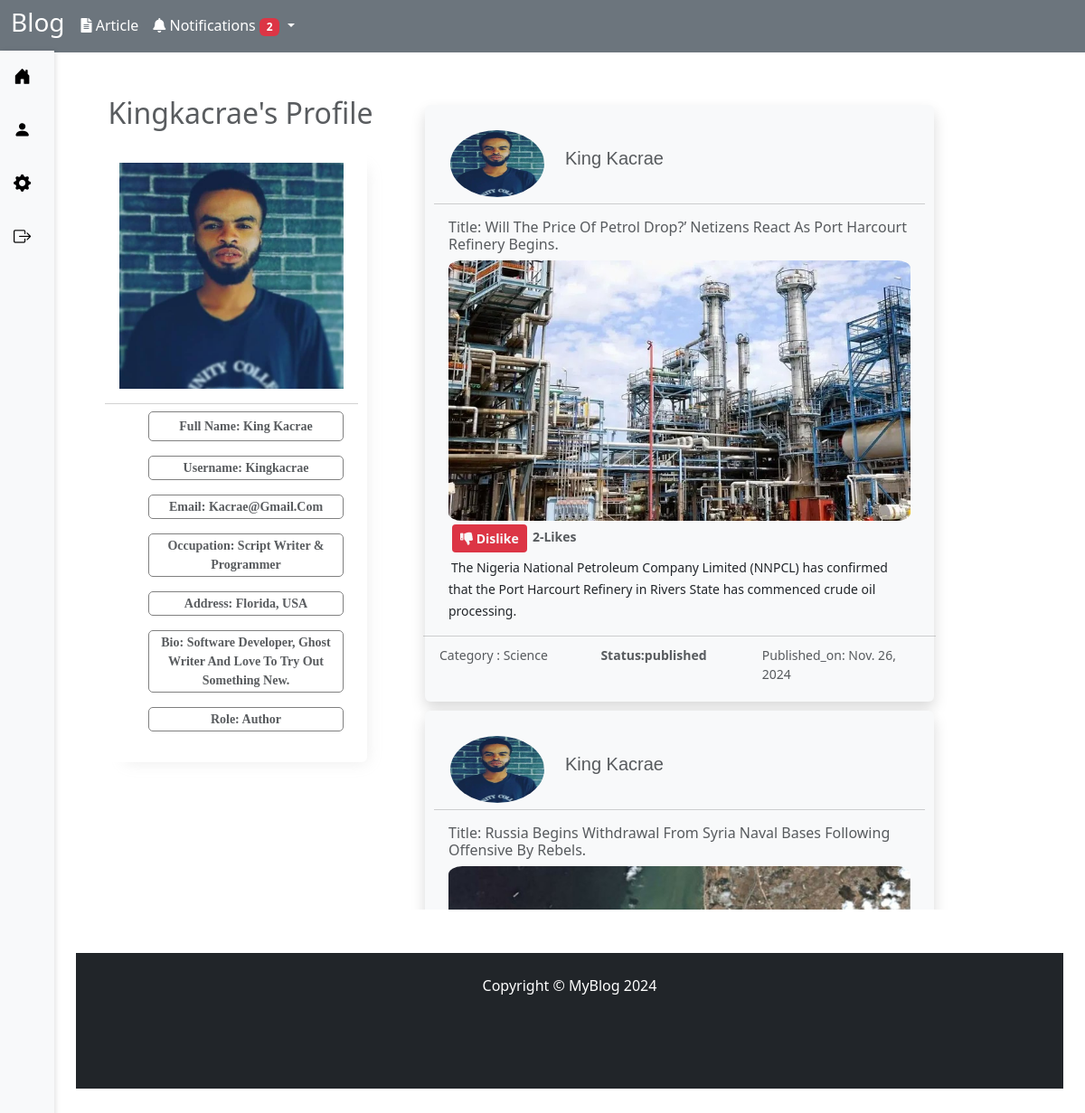
Screenshot of /myblog/profile/1 (signed in) with the database file from the repository.
### myblog/models.py (models this page shows, shortened)
class User(AbstractUser):
    is_admin = models.BooleanField('is_admin', default=False, blank=True)
    profile_picture = models.ImageField(default="images/default_user_icon.jpg", null=True, blank=True)
    bio = models.TextField(max_length=300, null=True, blank=True)
    role = models.CharField(max_length=20, default='user', choices=[('author','author'), ('user','user')], blank=True)
    job = models.CharField(max_length=255, null=True, blank=True)
    location = models.CharField(max_length=255, null=True, blank=True)
    slug = models.SlugField(max_length=100,unique=True)

class Post(models.Model):
    title = models.CharField(max_length=255)
    author = models.ForeignKey(User, related_name='author_posts', on_delete=models.CASCADE)
    dop = models.DateField(auto_now_add=True)
    excerpt = models.CharField(max_length=300)
    article = models.TextField(null =True, blank=True)
    featured_image = models.ImageField(upload_to='images/', null=True, blank=True)
    featured_video = models.FileField(upload_to='videos/', null= True, blank=True)
    likes= models.ManyToManyField(User, related_name='posts', blank=True)
    category = models.ForeignKey(Category, related_name="posts", on_delete=models.CASCADE)
    tags = models.ManyToManyField(Tag, related_name="posts", blank=True)
    slug = models.SlugField(unique=True)
    status = models.CharField(max_length=20, default='draft' , choices=[
        ('published','Published'),
        ('draft','Draft')
     ])
    is_trending = models.BooleanField(default=False)

class Category(models.Model):
    name= models.CharField(max_length=255, unique=True)
    slug = models.SlugField(max_length=100, unique=True)
    def __str__(self):
        return self.name

### myblog/views.py (the view)
# urls.py: path('profile/<int:pk>', views.View_Profile, name ='view_profile'),
def View_Profile(request, pk):
    target_user = get_object_or_404(User, pk=pk)
    allow_view = target_user.settings.allow_view
    posts = Post.objects.filter(author=target_user, status='published')
    if allow_view:
        user_can_view = (
            request.user.is_authenticated and (request.user== target_user or request.user.is_authenticated)
        )
    else:
        user_can_view = True
    if request.method == 'POST':
        target_user.is_active = not target_user.is_active
        target_user.save()
        return redirect('view_profile', pk=pk)
    context = {
        'target_user': target_user,
        'user_can_view': user_can_view,
        'posts': posts if user_can_view else None,
        'email': target_user.email if target_user.settings.show_email else None,
    }
    return render(request, 'blog/view_profile.html', context)

### myblog/context_processors.py (called while the page is built)
def Notifications(request):
    if request.user.is_authenticated:
        unread_nofitications = request.user.notifications.filter(is_read=False)
        notifications = request.user.notifications.all().order_by('-timestamp')[:10]
        total_unread = unread_nofitications.count()
    else:
        notifications = []
        total_unread = 0
    context={
        'total_unread': total_unread,
        'notifications': notifications,
    }
    return context

### myblog/templates/blog/view_profile.html (shortened to what this page needs)
{% extends 'blog/master.html' %}
{% load static %}
    {% block content %}
    <link rel="stylesheet" href="{% static 'blog/css/profile.css' %}"/>
        {% if user_can_view %}
            <div class="container mt-4">
                <div class="row">
                    <div class="col-sm-4">
                        <h2 class="text-capitalize text-muted text-center">{{ target_user.username}}'s profile</h2>
                        <div class="card" style="width: 300px; font-weight: bold; font-size: 14px;">
                            <div class="card-body sm-2">
                                <img src="{{ target_user.profile_picture.url }}" alt="User Icon" class="images">
                            </div>
                            <div class="card-footer">
                                <ul class="profile_foot">
                                    <p class="text-gray-800 text-capitalize text-center text-muted " style="padding: 5px;border: 1px solid gray; border-radius: 5px;" >
                                        Full Name: {{ target_user.first_name }} {{ target_user.last_name }}
                                    </p>
                                    <p class="text-gray-800 text-capitalize text-center text-muted" style="padding: 2px;border: 1px solid gray; border-radius: 5px;">
                                        Username: {{ target_user.username }}
                                    </p>
                                    {% if target_user.settings.show_email %}
                                        {% if email and email != 'No Email'%}
                                            <p class="text-gray-800 text-capitalize text-center text-muted " style="padding: 2px;border: 1px solid gray; border-radius: 5px;">
                                                Email: {{ email }}
                                            </p>
                                        {% endif %}
                                    {% endif %}
                                    <p class="text-gray-800 text-capitalize text-center text-muted " style="padding: 2px;border: 1px solid gray; border-radius: 5px;">
                                        Occupation: {{ target_user.job}}
                                    </p>
                                    <p class="text-gray-800 text-capitalize text-center text-muted " style="padding: 2px; border: 1px solid gray; border-radius: 5px;;">
                                        Address: {{ target_user.location}}
                                    </p>
                                    <p class="text-gray-800 text-capitalize text-center text-muted " style="padding: 2px; border: 1px solid gray; border-radius: 5px;">
                                        Bio: {{ target_user.bio }}
                                    </p>
                                    <p class="text-gray-800 text-capitalize text-center text-muted" style="padding: 2px;border: 1px solid gray; border-radius: 5px;">
                                        Role: {{ target_user.role}}
                                    </p>
                                </ul>
                            </div>
                        </div>
                </div>
                <div class="col-sm-8">
                    {% for post in posts %}
                        <div class="card shadow bg-light">
                            <a href="{% url 'article' post.slug %}">
                                <div class="card-header">
                                        <img class="pic" src="{{ post.author.profile_picture.url }}">
                                        <p class="text-gray-800 h5 font-weight-bold text-capitalize text-muted">{{ post.author.first_name }} {{ post.author.last_name }}</p>
                                </div>
                                <div class="card-body">
                                    <div class="text-gray-800 h6 text-capitalize text-muted">Title: {{ post.title }}</div>
                                    <img class="body_pic" src="{{ post.featured_image.url }}">
                                    <form method="post" action="{% url 'like_post' post.id %}" class="like flex justify-content-between " style="margin:2px; padding:2px;" >
                                        {% if user in post.likes.all %}
                                            <button type="submit" name="post_id" value="{{post.id}}" class=" col btn btn-sm bg-danger text-light ">
                                                <i class="fas fa-thumbs-down"></i><b> Dislike</b>
                                            </button>
                                            <small class="col text-muted text-gray-800"style="padding:2px;">
                                                <strong>{{ post.likes.count }}-Likes</strong>
                                            </small>
                                        {% endif %}
                                    </form>
                                    <small class="text-dark align-content-center" style="padding: 3px;">{{ post.excerpt }}</small>
                                </div>
                                <div class="row card-footer">
                                    <small class="col text-muted text-gray-800"style="padding:2px;">
                                        Category : {{ post.category }}
                                    </small>
                                    <small class="col text-muted text-gray-800" style="padding:2px;">
                                        <strong>Status:{{ post.status }}</strong>
                                    </small>
                                    <small class="col text-muted text-gray-800" style="padding:2px;">
                                        Published_on: {{ post.dop }}
                                    </small>
                                </div>
                            </a>
                        </div>
                    {% empty %}
                        <div>
                            <h3 class="text-capitalize text-center ">no article...</h3>
                        </div>
                    {% endfor %}
                </div>
                </div>
        {% endif %}
    {% endblock %}

### myblog/static/blog/css/sidebar.css (style rules this page uses)
* { margin: 0; padding: 0; box-sizing: border-box; }

### myblog/static/blog/css/post.css (style rules this page uses)
* { box-sizing: border-box; }
a { text-decoration: none; }

### myblog/static/blog/css/profile.css (style rules this page uses)
.col-sm-8 { height: 900px; overflow-y: auto; color: black; align-content: center; }
.profile_foot { font-family:Cambria, Cochin, Georgia, Times, 'Times New Roman', serif; }
.card { padding: 10px; width: 80%; margin: 10px; box-shadow: 1rem 1rem 1rem -1rem #a0a0a033; border: none; }
.card .card-header { width:100%; background: transparent; display: flex; justify-content: flex-start; padding: 5px; flex-wrap: nowrap; height: 100px; }
.card .card-header p { font-family: Arial, Helvetica, sans-serif; display: flex; margin:5px; padding: 5px; justify-content: center; align-items: center; }
.card .card-footer { background: transparent; }
.images { height: auto; width: 100%; max-height: 250px; max-width: 300px; object-position: center; padding: auto; }
.card .card-header .pic { width:100%; max-width: 110px; height: 100%; max-height: 80px; border-radius: 50%; border: 1px solid transparent; object-position: center; margin: 10px; padding: 2px; }
.body_pic { width:100%; height: auto; max-height: 300px; border-radius: 3%; object-position: center; }

### rows the page displays
User: username "Kingkacrae", profile_picture (picture), first_name "King", last_name "Kacrae", email "Kacrae@gmail.com", job "Script Writer & Programmer", location "Florida, USA", bio "Software Developer, Ghost Writer And Love To Try Out Something New.", role "Author"
Post: author.profile_picture (picture), author.first_name "King", author.last_name "Kacrae", title "Will The Price Of Petrol Drop?’ Netizens React As Port Harcourt Refinery Begins.", featured_image (picture), likes.count "2", excerpt "The Nigeria National Petroleum Company Limited (NNPCL) has confirmed that the Port Harcourt Refinery in Rivers State has commenced crude oil processing.", category "Science", status "published", dop "Nov. 26, 2024"
Post: author.profile_picture (picture), author.first_name "King", author.last_name "Kacrae", title "Russia Begins Withdrawal From Syria Naval Bases Following Offensive By Rebels.", featured_image (picture)

### other values shown
{{ total_unread }} "2"
